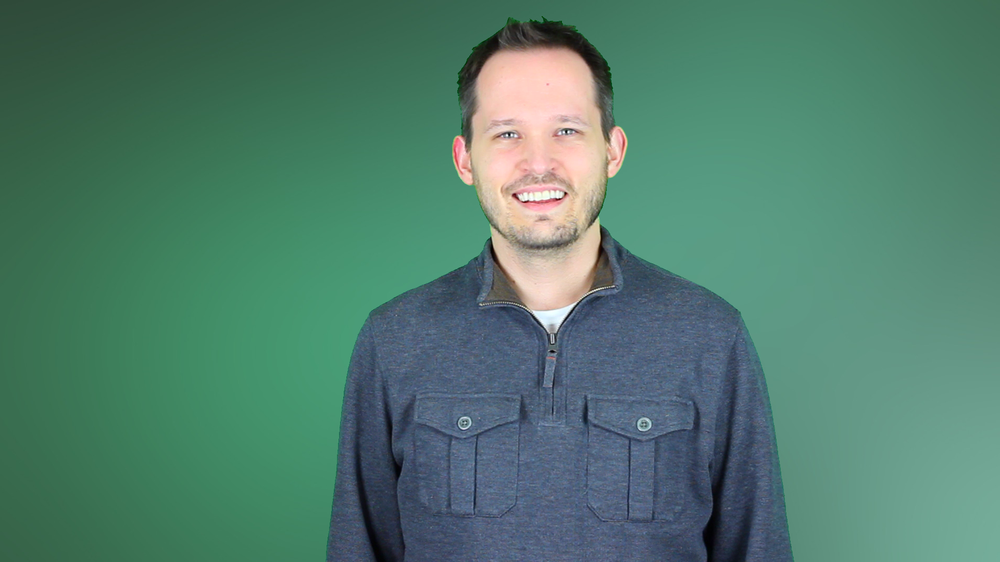
#> input picture promo.png, 1000 x 562 px, shrunk from 1920 x 1080 before the run
$ python background.py
#> lines starting #> are read from the running program, lines starting #| are printed output that depends on the picture
from PIL import Image

# Open the image and convert to RGBA mode
im = Image.open("promo.png")
#> im is the input picture: PIL image 1000x562 RGBA; mean R, G, B, A 80.2, 124.2, 108.2, 255
im.convert("RGBA")
# Load the image data so we can manipulate pixel data
pixdata = im.load()

# For each row:
for y in range(im.height):
    # For each pixel in the row:
    for x in range(im.width):
        # Get the RGBA values
        r, g, b, a = im.getpixel((x, y))
        # If the pixel falls within our threshold of "green":
        if (g >= 70) and (g > r + 15) and (g > b + 15):
            # Make that pixel transparent
            pixdata[x, y] = (255, 255, 255, 0)
# Iterate through a second time to fix errors
for y in range(im.height):
    for x in range(im.width):
        # Need try/except, or code will break with an IndexError
        try:
            # If the pixels 5 to the left and right are transparent, I should be too!
            if (im.getpixel((x-5, y)) == (255, 255, 255, 0)) and (im.getpixel((x+5, y)) == (255, 255, 255, 0)):
                pixdata[x, y] = (255, 255, 255, 0)
        # The last pixel in a row wouldn't have an x+5 for example, so we'll catch the error here
        except IndexError:
            pass
# Optionally show the image
im.show()
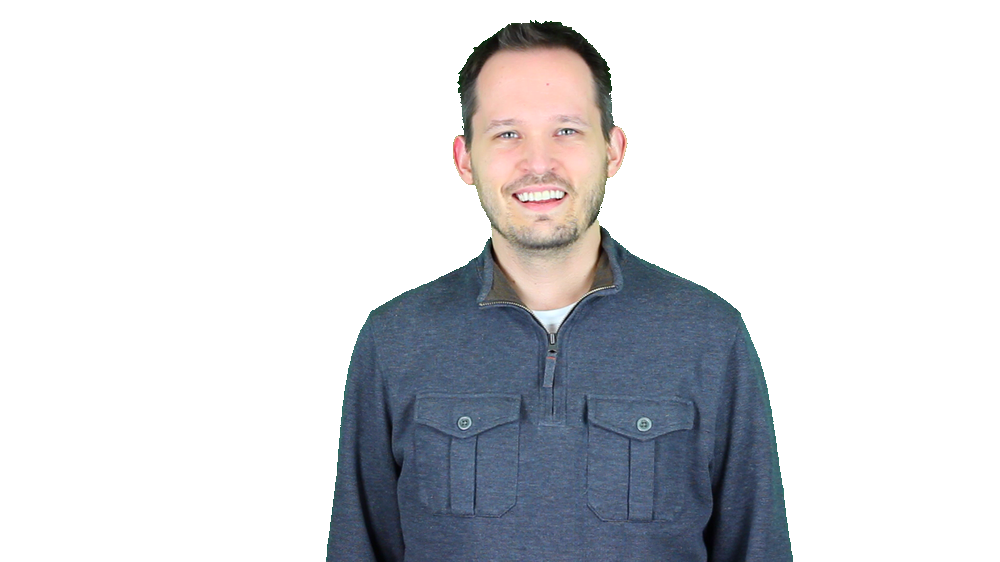
#> shown: PIL image 1000x562 RGBA; mean R, G, B, A 212.7, 214.1, 217.8, 70.3; transparent parts drawn white
